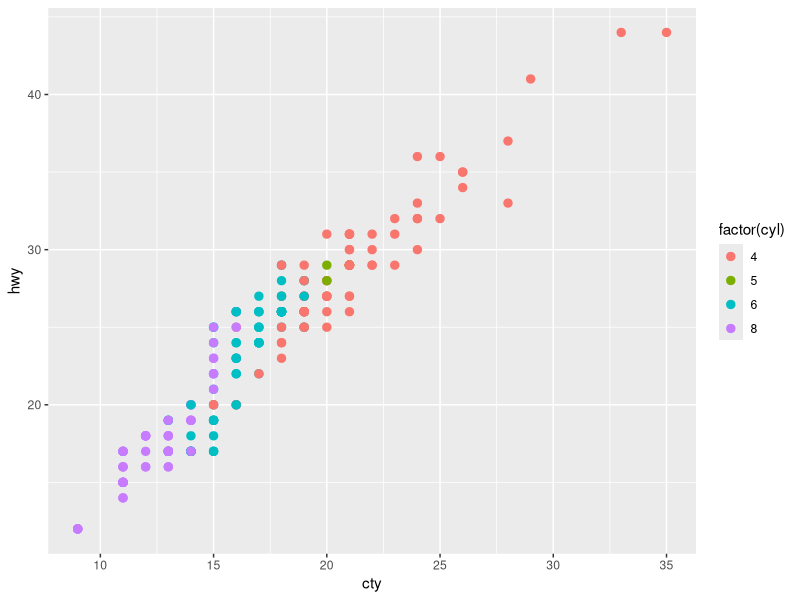
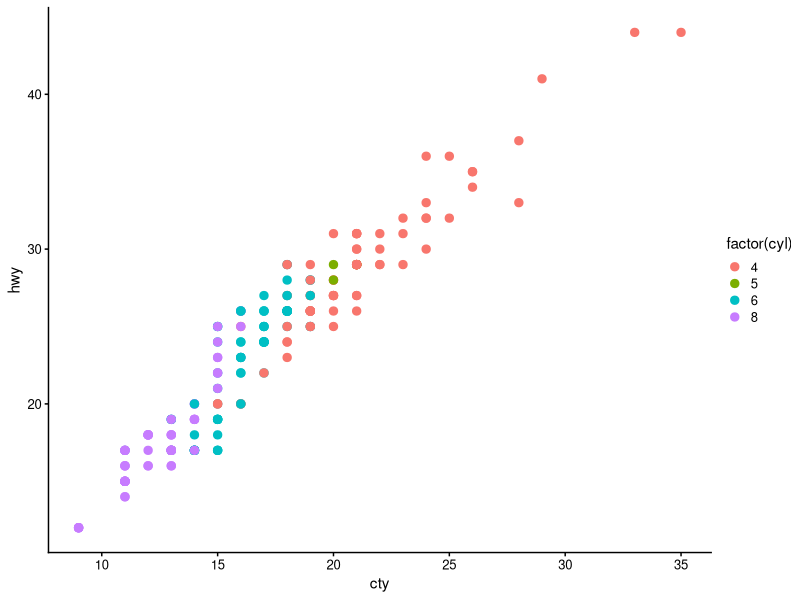
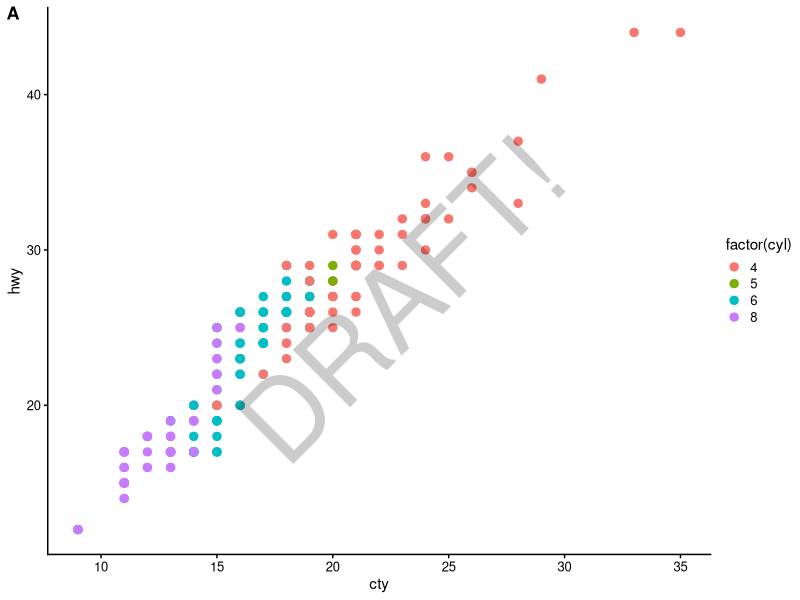
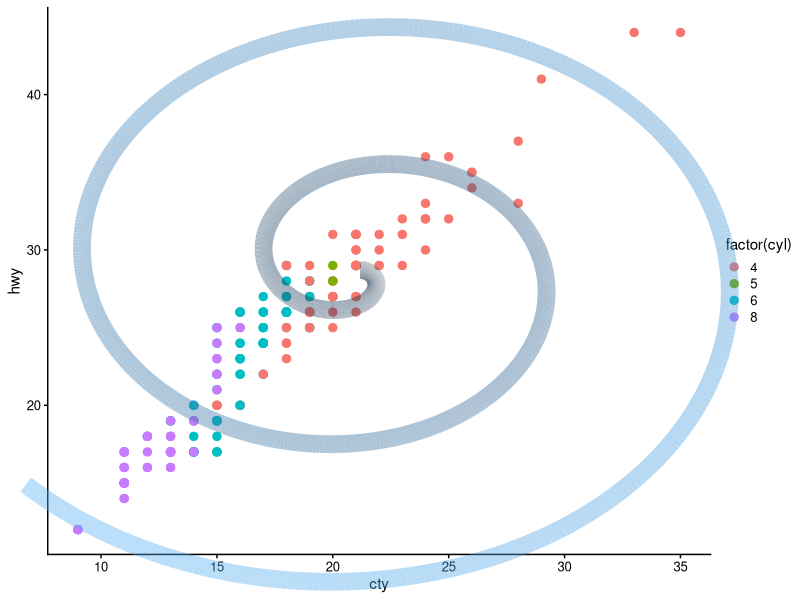
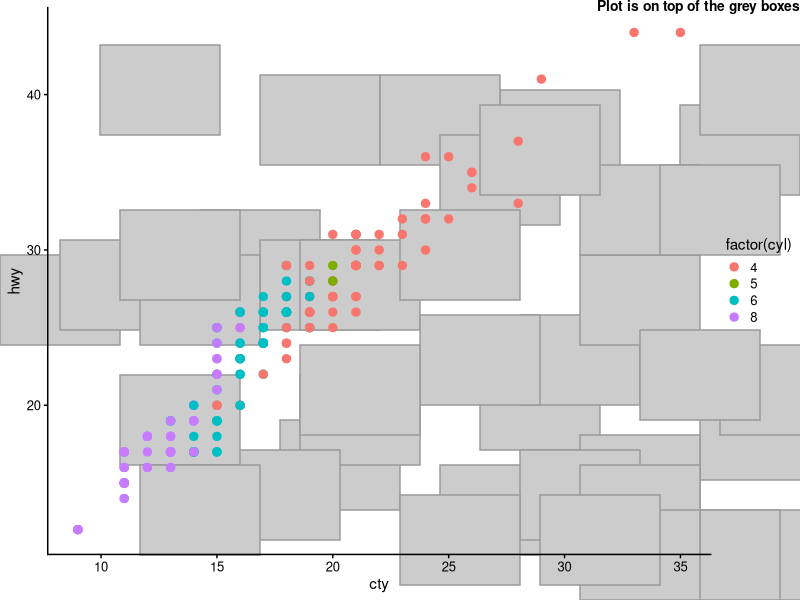
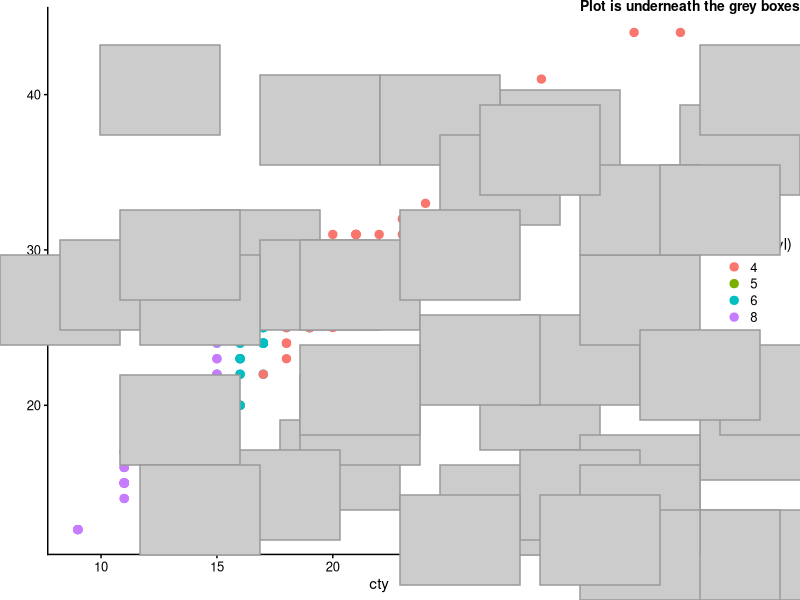
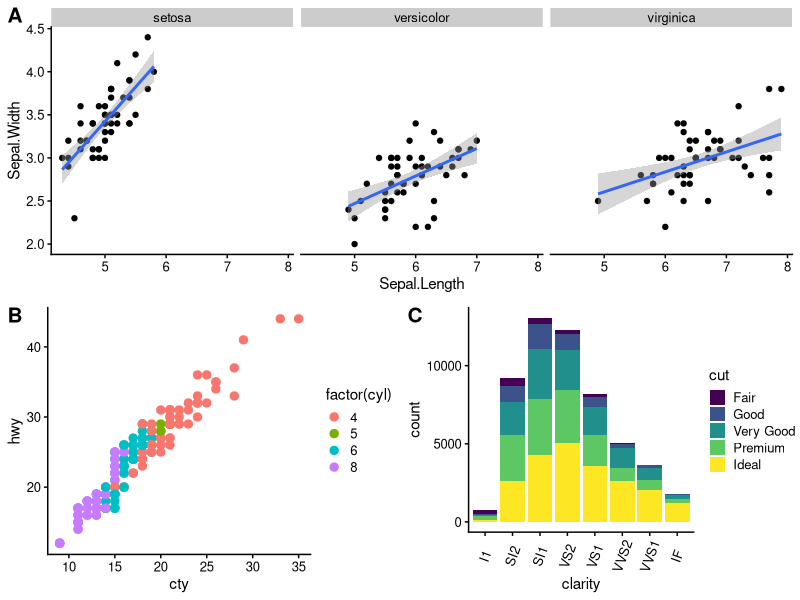
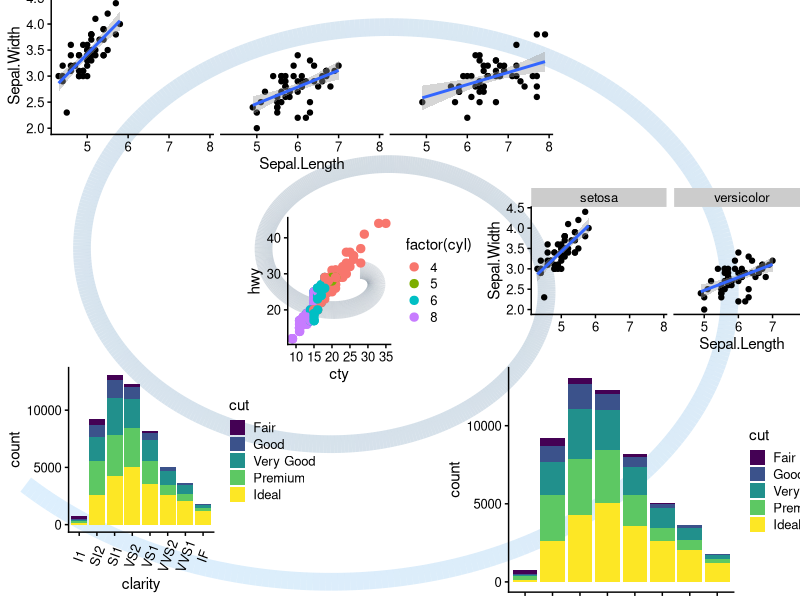

The R script that drew these images, in order:
## ---- chunk 1
require(ggplot2)
## ---- chunk 2
ggplot(mpg, aes(x = cty, y = hwy, colour = factor(cyl))) + geom_point(size=2.5)
## ---- chunk 3
require(cowplot)
theme_set(theme_cowplot(font_size=11)) # default fontsize doesn't work well for online viewing
ggplot(mpg, aes(x = cty, y = hwy, colour = factor(cyl))) + geom_point(size=2.5)
## ---- chunk 4
plot.mpg <- ggplot(mpg, aes(x = cty, y = hwy, colour = factor(cyl))) + geom_point(size=2.5)
ggdraw(plot.mpg) + 
  draw_plot_label("A", size = 13) + 
  draw_text("DRAFT!", angle = 45, size = 80, alpha = .2)
## ---- chunk 5
t <- (0:1000)/1000
spiral <- data.frame(x = .45+.55*t*cos(t*15), y = .55-.55*t*sin(t*15), t)
ggdraw(plot.mpg) + 
  geom_path(data = spiral, aes(x = x, y = y, colour = t), size = 6, alpha = .4)
## ---- chunk 6
boxes <- data.frame(
  x = sample((0:36)/40, 40, replace = TRUE),
  y = sample((0:32)/40, 40, replace = TRUE)
)
# plot on top of annotations
ggdraw() + 
  geom_rect(data = boxes, aes(xmin = x, xmax = x + .15, ymin = y, ymax = y + .15),
            colour = "gray60", fill = "gray80") +
  draw_plot(plot.mpg) +
  draw_text("Plot is on top of the grey boxes", x = 1, y = 1, vjust = 1, hjust = 1, size = 10, fontface = 'bold')
# plot below annotations
ggdraw(plot.mpg) + 
  geom_rect(data = boxes, aes(xmin = x, xmax = x + .15, ymin = y, ymax = y + .15),
            colour = "gray60", fill = "gray80") + 
  draw_text("Plot is underneath the grey boxes", x = 1, y = 1, vjust = 1, hjust = 1, size = 10, fontface = 'bold')
## ---- chunk 7
plot.iris <- ggplot(iris, aes(Sepal.Length, Sepal.Width)) + 
  geom_point() + facet_grid(. ~ Species) + stat_smooth(method = "lm")
plot.diamonds <- ggplot(diamonds, aes(clarity, fill = cut)) + geom_bar() +
  theme(axis.text.x = element_text(angle=70, vjust=0.5))
ggdraw() +
  draw_plot(plot.iris, 0, .5, 1, .5) +
  draw_plot(plot.mpg, 0, 0, .5, .5) +
  draw_plot(plot.diamonds, .5, 0, .5, .5) +
  draw_plot_label(c("A", "B", "C"), c(0, 0, 0.5), c(1, 0.5, 0.5), size = 15)
## ---- chunk 8
ggdraw() +
  #geom_rect(data = boxes, aes(xmin = x, xmax = x + .15, ymin = y, ymax = y + .15),
  #          colour = "gray60", fill = "red", alpha=.03) +
  geom_path(data = spiral, aes(x = x, y = y, colour = t), size = 6, alpha = .2) +
  draw_plot(plot.diamonds, 0, 0, .4, .4) +
  draw_plot(plot.diamonds, .55, -.1, .5, .5) +
  draw_plot(plot.mpg, .3, .35, .3, .3) +
  draw_plot(plot.iris, 0, .7, .7, .35 ) +
  draw_plot(plot.iris, .6, .4, .6, .3 )
